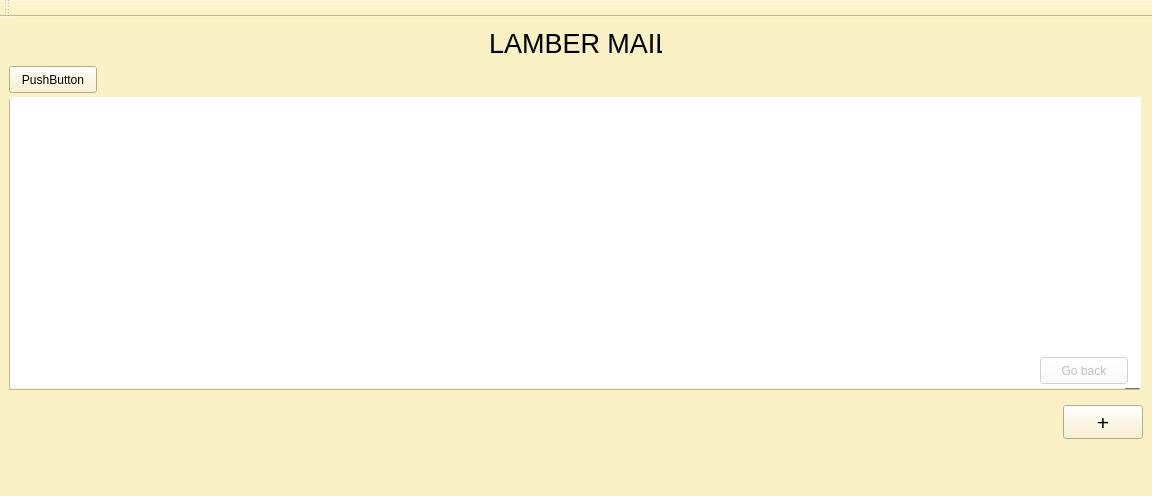
<?xml version="1.0" encoding="UTF-8"?>
<ui version="4.0">
 <class>MainWindow</class>
 <widget class="QMainWindow" name="MainWindow">
  <property name="geometry">
   <rect>
    <x>0</x>
    <y>0</y>
    <width>1152</width>
    <height>496</height>
   </rect>
  </property>
  <property name="windowTitle">
   <string>MainWindow</string>
  </property>
  <property name="styleSheet">
   <string notr="true">background-color:rgb(249,240,197 )</string>
  </property>
  <widget class="QWidget" name="centralwidget">
   <widget class="QListWidget" name="listWidget">
    <property name="enabled">
     <bool>true</bool>
    </property>
    <property name="geometry">
     <rect>
      <x>9</x>
      <y>82</y>
      <width>1131</width>
      <height>291</height>
     </rect>
    </property>
    <property name="sizePolicy">
     <sizepolicy hsizetype="Expanding" vsizetype="Expanding">
      <horstretch>0</horstretch>
      <verstretch>0</verstretch>
     </sizepolicy>
    </property>
    <property name="styleSheet">
     <string notr="true">QScrollBar:vertical {
    background: #f0f0f0;
    width: 20px;
    
}

QListWidget::item {
	background-color:rgb(255, 255, 255);
    border-bottom: 1px solid #cccccc; /* Línea divisoria de color gris */
    padding: 4px;
}

</string>
    </property>
    <property name="verticalScrollBarPolicy">
     <enum>Qt::ScrollBarAlwaysOn</enum>
    </property>
   </widget>
   <widget class="QPushButton" name="pushButton">
    <property name="geometry">
     <rect>
      <x>1063</x>
      <y>388</y>
      <width>80</width>
      <height>34</height>
     </rect>
    </property>
    <property name="sizePolicy">
     <sizepolicy hsizetype="Preferred" vsizetype="Fixed">
      <horstretch>0</horstretch>
      <verstretch>0</verstretch>
     </sizepolicy>
    </property>
    <property name="font">
     <font>
      <pointsize>16</pointsize>
     </font>
    </property>
    <property name="text">
     <string>+</string>
    </property>
   </widget>
   <widget class="QLabel" name="label">
    <property name="geometry">
     <rect>
      <x>489</x>
      <y>9</y>
      <width>173</width>
      <height>34</height>
     </rect>
    </property>
    <property name="font">
     <font>
      <pointsize>20</pointsize>
     </font>
    </property>
    <property name="text">
     <string>LAMBER MAIL</string>
    </property>
   </widget>
   <widget class="QPushButton" name="pushButton_2">
    <property name="geometry">
     <rect>
      <x>9</x>
      <y>49</y>
      <width>88</width>
      <height>27</height>
     </rect>
    </property>
    <property name="sizePolicy">
     <sizepolicy hsizetype="Preferred" vsizetype="Fixed">
      <horstretch>0</horstretch>
      <verstretch>0</verstretch>
     </sizepolicy>
    </property>
    <property name="text">
     <string>PushButton</string>
    </property>
   </widget>
   <widget class="QWidget" name="widget" native="true">
    <property name="enabled">
     <bool>false</bool>
    </property>
    <property name="geometry">
     <rect>
      <x>10</x>
      <y>80</y>
      <width>1131</width>
      <height>291</height>
     </rect>
    </property>
    <property name="styleSheet">
     <string notr="true">background-color:rgb(255,255,255 )</string>
    </property>
    <widget class="QLabel" name="label_2">
     <property name="geometry">
      <rect>
       <x>10</x>
       <y>10</y>
       <width>1091</width>
       <height>221</height>
      </rect>
     </property>
     <property name="text">
      <string/>
     </property>
     <property name="alignment">
      <set>Qt::AlignLeading|Qt::AlignLeft|Qt::AlignTop</set>
     </property>
    </widget>
    <widget class="QPushButton" name="pushButton_3">
     <property name="geometry">
      <rect>
       <x>1030</x>
       <y>260</y>
       <width>88</width>
       <height>27</height>
      </rect>
     </property>
     <property name="text">
      <string>Go back</string>
     </property>
    </widget>
   </widget>
   <zorder>pushButton</zorder>
   <zorder>label</zorder>
   <zorder>pushButton_2</zorder>
   <zorder>listWidget</zorder>
   <zorder>widget</zorder>
  </widget>
  <widget class="QMenuBar" name="menubar">
   <property name="geometry">
    <rect>
     <x>0</x>
     <y>0</y>
     <width>1152</width>
     <height>24</height>
    </rect>
   </property>
  </widget>
  <widget class="QStatusBar" name="statusbar"/>
  <widget class="QToolBar" name="toolBar">
   <property name="windowTitle">
    <string>toolBar</string>
   </property>
   <attribute name="toolBarArea">
    <enum>TopToolBarArea</enum>
   </attribute>
   <attribute name="toolBarBreak">
    <bool>false</bool>
   </attribute>
  </widget>
 </widget>
 <resources/>
 <connections/>
</ui>
